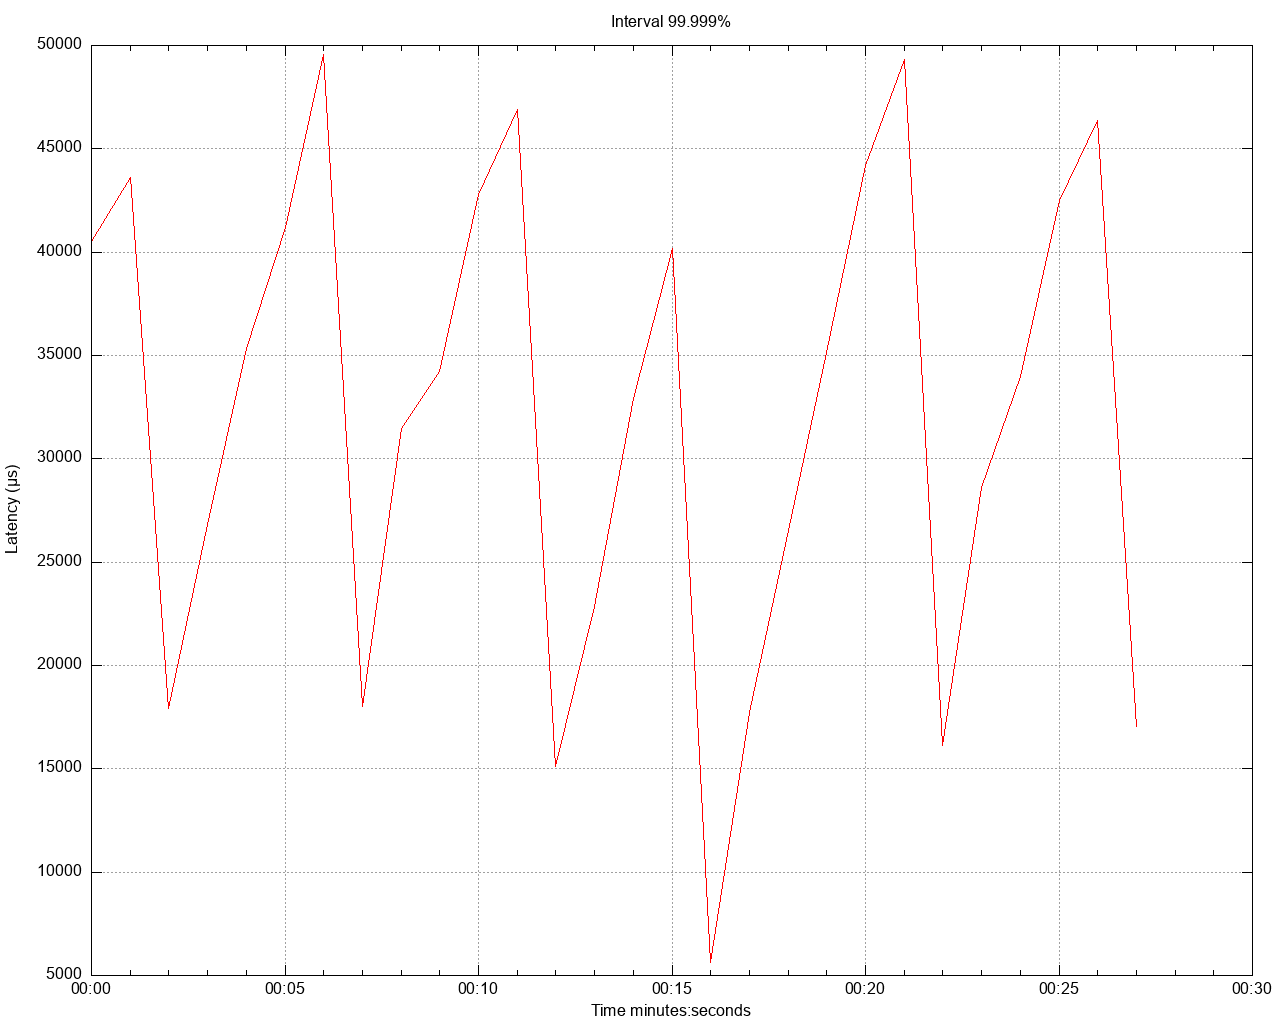

Write the gnuplot code that produced this figure.
set title 'Interval 99.999%' noenhanced
set style data lines
set datafile separator ","
set terminal png size 1280,1024
set grid
set key below
set xdata time
set timefmt "%s"
offset = 0
t0(x)=(offset=($0==0) ? x : offset, x - offset)
set xlabel 'Time minutes:seconds'
set ylabel 'Latency (μs)'
set output '/Users/gbarnett/git/hazelcast-simulator/atomiclong-3node-member/atomicreference/latency/latency_interval_99999_fourKbWrite.png'
plot \
   '/Users/gbarnett/git/hazelcast-simulator/atomiclong-3node-member/atomicreference/data/latency_interval_99999_fourKbWrite_1.data' using (t0(timecolumn(1))):2 title "" lt rgb "red", \
